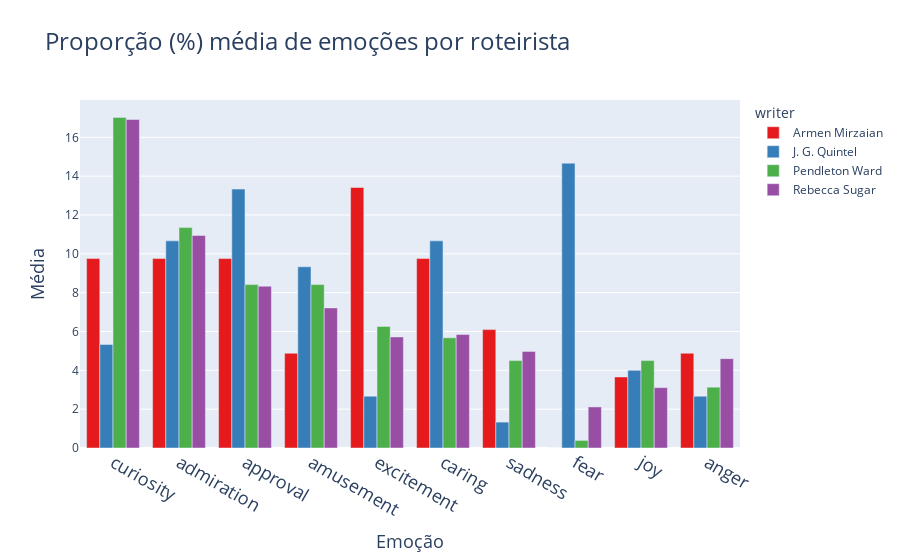

Here is the notebook cell this chart was saved with:
### Code cell
int_labels = ['curiosity', 'admiration', 'approval', 'amusement', 'excitement', 'caring', 'sadness', 'fear', 'joy', 'anger']
writers = ['Pendleton Ward', 'Rebecca Sugar', 'Armen Mirzaian', 'J. G. Quintel']


def plot_emotion_means(df, writers, emotions):
    df_filtered = df[df['writer'].isin(writers)][['writer'] + emotions]

    df_mean = (df_filtered.groupby('writer').mean() * 100).reset_index()

    df_melted = pd.melt(df_mean, id_vars='writer', value_vars=emotions, var_name='emotion', value_name='value')

    fig = px.bar(df_melted, x='emotion', y='value', color='writer',
                 title='Proporção (%) média de emoções por roteirista',
                 labels={'value': 'Média', 'emotion': 'Emoção'},
                 color_discrete_sequence=px.colors.qualitative.Set1,
                 barmode='group')

    fig.update_layout(
        title_font=dict(size=24),
        xaxis_title_font=dict(size=18),
        yaxis_title_font=dict(size=18),
        xaxis=dict(tickfont=dict(size=18)),
    )

    fig.show()

plot_emotion_means(writers_df, writers, int_labels)

### Figure 1 — Plotly figure (JSON) as saved in the notebook; plotly's stock layout.template omitted (floating-point values rounded to 4 significant figures)
{"data": [{"alignmentgroup": "True", "hovertemplate": "writer=Armen Mirzaian<br>Emoção=%{x}<br>Média=%{y}<extra></extra>", "legendgroup": "Armen Mirzaian", "marker": {"color": "rgb(228,26,28)", "pattern": {"shape": ""}}, "name": "Armen Mirzaian", "offsetgroup": "Armen Mirzaian", "orientation": "v", "showlegend": true, "textposition": "auto", "type": "bar", "x": ["curiosity", "admiration", "approval", "amusement", "excitement", "caring", "sadness", "fear", "joy", "anger"], "xaxis": "x", "y": [9.756, 9.756, 9.756, 4.878, 13.41, 9.756, 6.098, 0, 3.659, 4.878], "yaxis": "y"}, {"alignmentgroup": "True", "hovertemplate": "writer=J. G. Quintel<br>Emoção=%{x}<br>Média=%{y}<extra></extra>", "legendgroup": "J. G. Quintel", "marker": {"color": "rgb(55,126,184)", "pattern": {"shape": ""}}, "name": "J. G. Quintel", "offsetgroup": "J. G. Quintel", "orientation": "v", "showlegend": true, "textposition": "auto", "type": "bar", "x": ["curiosity", "admiration", "approval", "amusement", "excitement", "caring", "sadness", "fear", "joy", "anger"], "xaxis": "x", "y": [5.333, 10.67, 13.33, 9.333, 2.667, 10.67, 1.333, 14.67, 4, 2.667], "yaxis": "y"}, {"alignmentgroup": "True", "hovertemplate": "writer=Pendleton Ward<br>Emoção=%{x}<br>Média=%{y}<extra></extra>", "legendgroup": "Pendleton Ward", "marker": {"color": "rgb(77,175,74)", "pattern": {"shape": ""}}, "name": "Pendleton Ward", "offsetgroup": "Pendleton Ward", "orientation": "v", "showlegend": true, "textposition": "auto", "type": "bar", "x": ["curiosity", "admiration", "approval", "amusement", "excitement", "caring", "sadness", "fear", "joy", "anger"], "xaxis": "x", "y": [17.03, 11.35, 8.415, 8.415, 6.262, 5.675, 4.501, 0.3914, 4.501, 3.131], "yaxis": "y"}, {"alignmentgroup": "True", "hovertemplate": "writer=Rebecca Sugar<br>Emoção=%{x}<br>Média=%{y}<extra></extra>", "legendgroup": "Rebecca Sugar", "marker": {"color": "rgb(152,78,163)", "pattern": {"shape": ""}}, "name": "Rebecca Sugar", "offsetgroup": "Rebecca Sugar", "orientation": "v", "showlegend": true, "textposition": "auto", "type": "bar", "x": ["curiosity", "admiration", "approval", "amusement", "excitement", "caring", "sadness", "fear", "joy", "anger"], "xaxis": "x", "y": [16.92, 10.95, 8.333, 7.214, 5.721, 5.846, 4.975, 2.114, 3.109, 4.602], "yaxis": "y"}], "layout": {"barmode": "group", "legend": {"title": {"text": "writer"}, "tracegroupgap": 0}, "title": {"font": {"size": 24}, "text": "Proporção (%) média de emoções por roteirista"}, "xaxis": {"anchor": "y", "domain": [0, 1], "tickfont": {"size": 18}, "title": {"font": {"size": 18}, "text": "Emoção"}}, "yaxis": {"anchor": "x", "domain": [0, 1], "title": {"font": {"size": 18}, "text": "Média"}}}}
